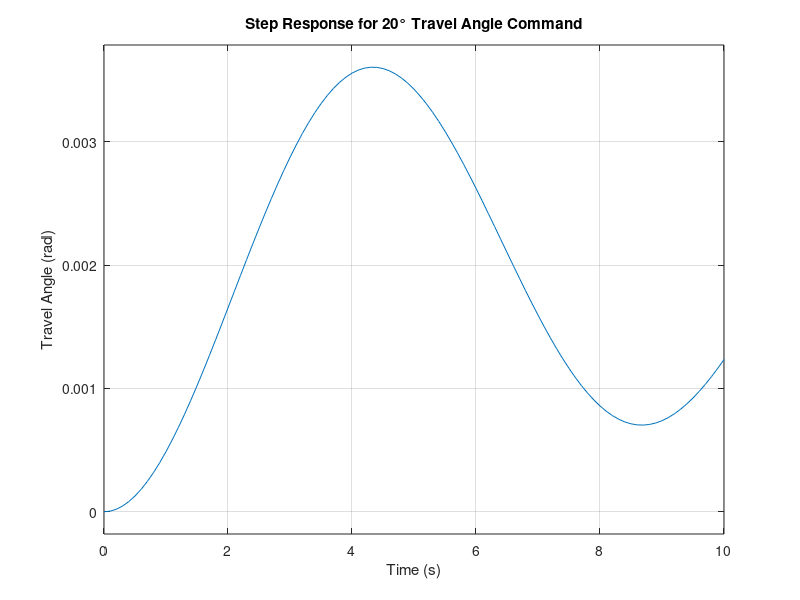

This chart was generated by the following MATLAB code: (Note: this script raises an error after producing the figure.)
%% System Parameters
M = 3.57; % Total mass (kg)
l_boom = 0.66; % Lever arm for pitch (m)
l_theta = 0.014; % Length for pitch pendulum (m)
I_yy = 0.93; % Moment of inertia about the pitch axis (Nm)
K_T = 4.25e-3; % Thrust coefficient (N/s)
g = 9.81; % Gravitational acceleration (m/s^2)
Mgl_theta = M * g * l_theta; % Gravitational torque about the pitch axis

%% State-Space Representation
% Define state-space matrices
A = [0, 1; -Mgl_theta/I_yy, -0.1]; % Add damping to stabilize the system
B = [0; K_T * l_boom / I_yy];      % Input matrix
C = [1, 0];                        % Output matrix
D = 0;                             % Direct transmission matrix

% Create state-space model
sys_travel = ss(A, B, C, D);

%% Step Input Simulation
step_amplitude = 20 * pi / 180; % Convert 20° to radians

% Simulate step response
figure;
step(step_amplitude * sys_travel, 10); % Simulate for 10 seconds
title('Step Response for 20° Travel Angle Command');
xlabel('Time (s)');
ylabel('Travel Angle (rad)');
grid on;

% Add target line
hold on;
yline(step_amplitude, 'r--', '20° Target (0.349 rad)', 'LineWidth', 1.5);
legend('System Response', 'Target Angle (20°)');
hold off;
